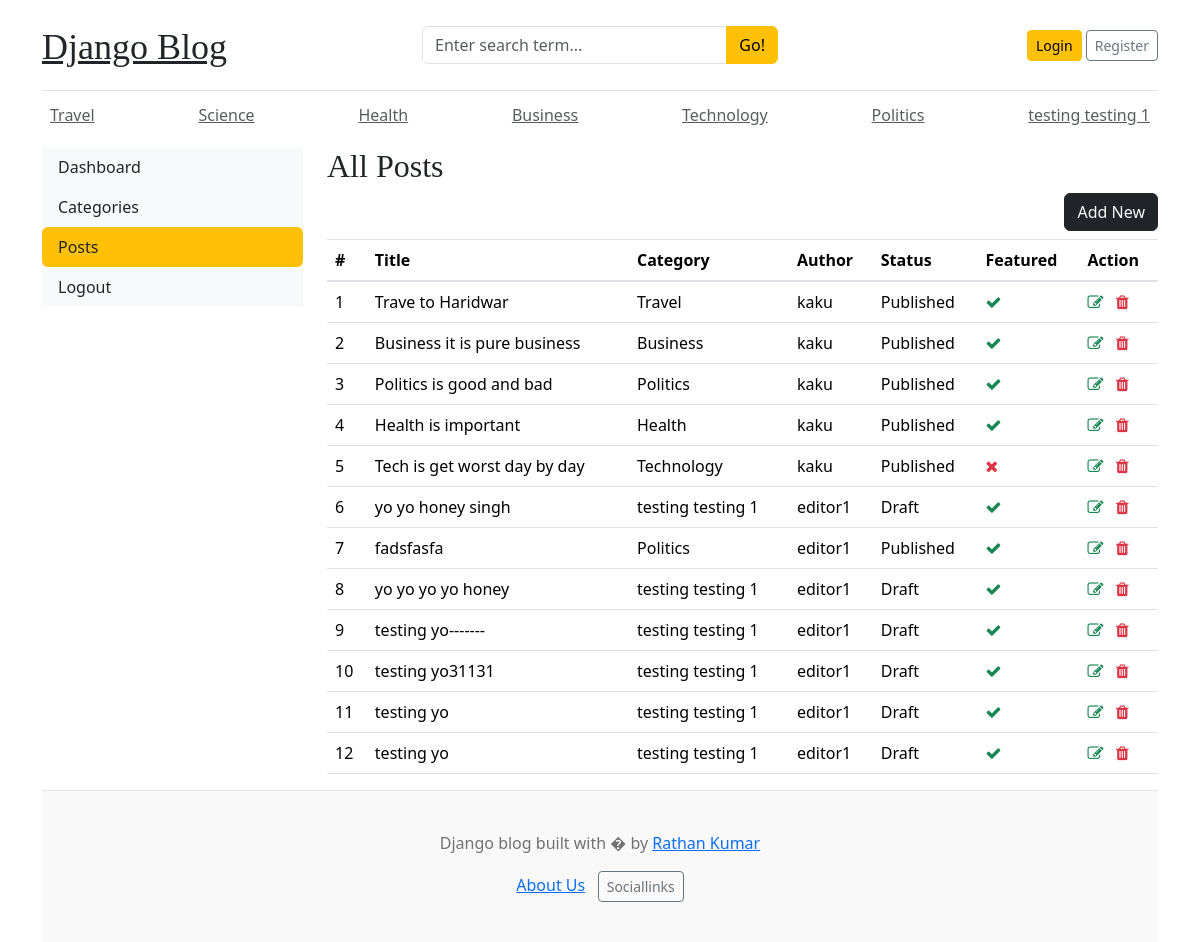
The app's page /dashboard/posts/ with its own data.
### blogs/models.py (models this page shows)
class Category(models.Model):
    category_name = models.CharField(max_length=50,unique=True)
    created_at = models.DateTimeField(auto_now_add=True)
    updated_at = models.DateTimeField(auto_now=True)
    class Meta:
        verbose_name_plural = 'categories'
    def __str__(self):
        return self.category_name

class Blog(models.Model):
    title = models.CharField(max_length=100)
    slug = models.SlugField(max_length=150, unique=True, blank=True)
    category= models.ForeignKey(Category, on_delete=models.CASCADE)
    author= models.ForeignKey(User, on_delete=models.CASCADE)
    featured_image = models.ImageField(upload_to='upload/%y/%m/%d')
    short_description=models.TextField(max_length=500)
    blog_body=models.TextField(max_length=2000)
    status=models.CharField(max_length=20,choices=STATUS_CHOICES,default="Draft")
    is_featured=models.BooleanField(default=True)
    created_at=models.DateTimeField(auto_now_add=True)
    updated_at=models.DateTimeField(auto_now=True)
    def __str__(self):
        return self.title

### dashboard/views.py (the view)
# urls.py: path('posts/', views.posts, name='posts'),
def posts(request):
    posts = Blog.objects.all()
    context = {
        'posts':posts
    }
    return render(request,'dashboard/posts.html',context)

### blogs/context_processors.py (called while the page is built)
def get_categories(request):
    categories = Category.objects.all()
    return dict(categories=categories)

### templates/dashboard/posts.html (shortened to what this page needs)
{% extends 'base.html' %}
{% block content %}
<div class="row">
    {% include 'dashboard/sidebar.html' %}
    <div class="col-md-9">
        <h2>All Posts</h2>
        <a href="{% url 'add_post' %}" class="btn btn-dark text-light float-right mb-2">Add New</a>
        <table class="table table-hover">
            <thead>
              <tr>
                <th>#</th>
                <th>Title</th>
                <th>Category</th>
                <th>Author</th>
                <th>Status</th>
                <th>Featured</th>
                <th>Action</th>
              </tr>
            </thead>
            <tbody>
                {% for post in posts %}
                <tr>
                  <td>{{ forloop.counter }}</td>
                  <td>{{ post.title }}</td>
                  <td>{{ post.category }}</td>
                  <td>{{ post.author }}</td>
                  <td>{{ post.status }}</td>
                  <td>{% if post.is_featured %}<i class="fa fa-check text-success"></i>{% else %}<i class="fa fa-times text-danger"></i>{% endif %}</td>
                  <td>
                    <a href="{% url 'edit_post' post.id %}"><i class="fa fa-edit text-success"></i></a>
                    <a href="#"
                        data-bs-toggle="modal"
                        data-bs-target="#deleteModal{{ post.id }}">
                        <i class="fa fa-trash text-danger"></i>
                    </a>
                </td>
                </tr>
              {% endfor %}
            </tbody>
          </table>
    </div>
</div>
{% endblock %}

### templates/base.html (shortened to what this page needs)
{%load static%}
<!DOCTYPE html>
<html lang="en">
<head>
    <link href="https://getbootstrap.com/docs/4.0/dist/css/bootstrap.min.css" rel="stylesheet">
    <link href="{% static 'css/blog.css' %}" rel="stylesheet">
    <link href="https://cdn.jsdelivr.net/npm/bootstrap@5.3.3/dist/css/bootstrap.min.css" rel="stylesheet">
    <link rel="stylesheet" href="https://cdnjs.cloudflare.com/ajax/libs/font-awesome/4.7.0/css/font-awesome.min.css">
  </head>
<body>
    <div class="container">
      <header class="blog-header py-3">
        <div class="row flex-nowrap justify-content-between align-items-center">
          <div class="col-4 pt-1">
            <a class="blog-header-logo text-dark" href="/">Django Blog</a>
          </div>
          <div class="col-4">
            <form action="{% url 'search' %}" method="GET">
              <div class="input-group">
                <input class="form-control" type="text" name="keyword" value="{{keyword}}" placeholder="Enter search term..." aria-label="Enter search">
                <button type="submit" class="btn btn-warning" id="button-search" type="button">Go!</button>
              </div>
            </form>
          </div>
          <div class="col-4 d-flex justify-content-end align-items-center">
            {% if not user.is_authenticated %}
            <a class="btn btn-sm btn-warning" href="{% url 'login' %}">Login</a> &nbsp;
            <a class="btn btn-sm btn-outline-secondary" href="{% url 'register' %}">Register</a>
            {% else %}
            <span><a href="{% url 'dashboard' %}">Dashboard</a></span>&nbsp;
            <a class="btn btn-sm btn-warning" href="{% url 'logout' %}">Log out</a>
            {% endif %}
          </div>
        </div>
      </header>
      <div class="nav-scroller py-1 mb-2">
        <nav class="nav d-flex justify-content-between">
         {% for cat in categories %}
          <a class="p-2 text-muted" href="{% url 'blogs:posts_by_category' cat.id %}">{{cat.category_name}}</a>
          {% endfor%}
        </nav>
      </div>
        {% block content %}
        {% endblock %}
      <footer class="blog-footer">
        <p>Django blog built with � by <a href="#">Rathan Kumar</a></p>
        <a href="{% url 'about' %}">About Us</a> &nbsp;
        <a class="btn btn-sm btn-outline-secondary" href="https://www.facebook.com/w3schoolscom/">Sociallinks</a>
      </footer>
      </body>
      </html>

### blog_main/static/css/blog.css (style rules this page uses)
.blog-header { border-bottom: 1px solid #e5e5e5; }
.blog-header-logo { font-family: "Playfair Display", Georgia, "Times New Roman", serif; font-size: 2.25rem; }
h1, h2, h3, h4, h5, h6 { font-family: "Playfair Display", Georgia, "Times New Roman", serif; }
.blog-footer { padding: 2.5rem 0; color: #727272; text-align: center; background-color: #f9f9f9; border-top: .05rem solid #e5e5e5; }

### records on screen
Category: category_name "Travel"
Category: category_name "Science"
Category: category_name "Health"
Category: category_name "Business"
Category: category_name "Technology"
Category: category_name "Politics"
Category: category_name "testing testing 1"
Blog: title "Trave to Haridwar", category "Travel", author "kaku", status "Published", is_featured True (drawn)
Blog: title "Business it is pure business", category "Business", author "kaku", status "Published", is_featured True (drawn)
Blog: title "Politics is good and bad", category "Politics", author "kaku", status "Published", is_featured True (drawn)
Blog: title "Health is important", category "Health", author "kaku", status "Published", is_featured True (drawn)
Blog: title "Tech is get worst day by day", category "Technology", author "kaku", status "Published", is_featured False (drawn)
Blog: title "yo yo honey singh", category "testing testing 1", author "editor1", status "Draft", is_featured True (drawn)
Blog: title "fadsfasfa", category "Politics", author "editor1", status "Published", is_featured True (drawn)
Blog: title "yo yo yo yo honey", category "testing testing 1", author "editor1", status "Draft", is_featured True (drawn)
Blog: title "testing yo-------", category "testing testing 1", author "editor1", status "Draft", is_featured True (drawn)
Blog: title "testing yo31131", category "testing testing 1", author "editor1", status "Draft", is_featured True (drawn)
Blog: title "testing yo", category "testing testing 1", author "editor1", status "Draft", is_featured True (drawn)
Blog: title "testing yo", category "testing testing 1", author "editor1", status "Draft", is_featured True (drawn)
